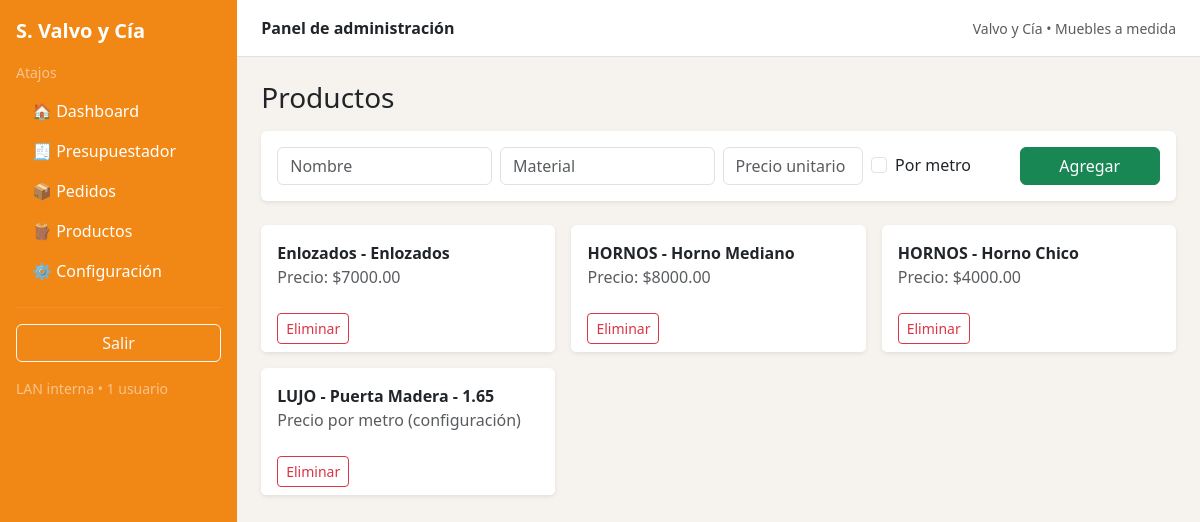
The page /productos (signed in) on the database as committed earlier.
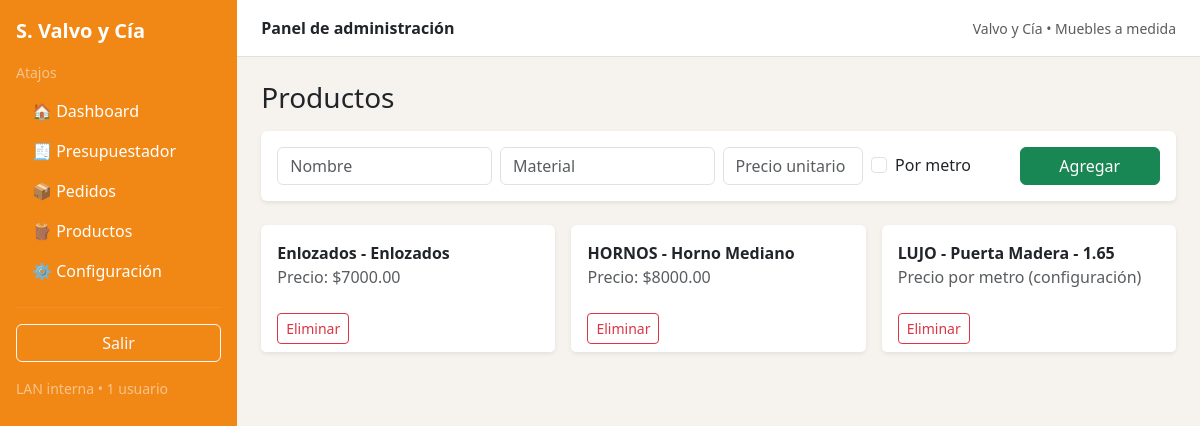
The same page on the database as committed later.
### app/models.py (models this page shows)
class Producto(db.Model):
    id = db.Column(db.Integer, primary_key=True)
    nombre = db.Column(db.String(100))
    material = db.Column(db.String(100))
    precio = db.Column(db.Float)
    por_metro = db.Column(db.Boolean)

### app/routes.py (the view)
    @app.get("/productos")
    @login_required
    def productos():
        items = Producto.query.order_by(Producto.nombre.asc()).all()
        return render_template("productos.html", productos=items)

### app/models.py (called while the page is built)
@login_manager.user_loader
def load_user(user_id):
    return User.query.get(int(user_id))

### app/templates/productos.html
{% extends "base.html" %}
{% block content %}
<div class="d-flex align-items-center justify-content-between mb-3">
  <h3 class="mb-0">Productos</h3>
</div>
<div class="card mb-4 border-0 shadow-sm">
  <div class="card-body">
    <form method="post" action="/productos" class="row g-2">
      <div class="col-md-3">
        <input class="form-control" name="nombre" placeholder="Nombre" required>
      </div>
      <div class="col-md-3">
        <input class="form-control" name="material" placeholder="Material" required>
      </div>
      <div class="col-md-2">
        <input class="form-control" name="precio" placeholder="Precio unitario">
      </div>
      <div class="col-md-2 d-flex align-items-center">
        <div class="form-check">
          <input class="form-check-input" type="checkbox" name="por_metro" id="pm">
          <label class="form-check-label" for="pm">Por metro</label>
        </div>
      </div>
      <div class="col-md-2">
        <button class="btn btn-success w-100">Agregar</button>
      </div>
    </form>
  </div>
</div>
<div class="row g-3">
  {% for p in productos %}
  <div class="col-md-4">
    <div class="card border-0 shadow-sm h-100">
      <div class="card-body">
        <div class="fw-bold">{{p.nombre}} - {{p.material}}</div>
        <div class="text-muted">
          {% if p.por_metro %}Precio por metro (configuración){% else %}Precio: ${{"%.2f"|format(p.precio)}}{% endif %}
        </div>
      </div>
      <div class="card-footer bg-white border-0">
        <form method="post" action="/productos/{{p.id}}/delete" onsubmit="return confirm('¿Eliminar producto?');">
          <button class="btn btn-outline-danger btn-sm">Eliminar</button>
        </form>
      </div>
    </div>
  </div>
  {% endfor %}
</div>
{% endblock %}

### app/templates/base.html (shortened to what this page needs)
<!doctype html>
<html lang="es">
<head>
  <link href="https://cdn.jsdelivr.net/npm/bootstrap@5.3.3/dist/css/bootstrap.min.css" rel="stylesheet">
  <link href="https://cdn.jsdelivr.net/npm/bootstrap-icons@1.11.3/font/bootstrap-icons.css" rel="stylesheet">
</head>
<body style="background:#f6f3ee;">
<div class="d-flex" style="min-height:100vh;">
  <aside class="text-white p-3" style="width:260px; background:#f18816;">
    <div class="fw-bold fs-5 mb-3">S. Valvo y Cía</div>
    <div class="small text-white-50 mb-2">Atajos</div>
    <div class="list-group list-group-flush">
      <a class="list-group-item list-group-item-action text-white"
         style="background:transparent;border:0;" href="/dashboard">🏠 Dashboard</a>
      <a class="list-group-item list-group-item-action text-white"
         style="background:transparent;border:0;" href="/presupuestador">🧾 Presupuestador</a>
      <a class="list-group-item list-group-item-action text-white"
         style="background:transparent;border:0;" href="/pedidos">📦 Pedidos</a>
      <a class="list-group-item list-group-item-action text-white"
         style="background:transparent;border:0;" href="/productos">🪵 Productos</a>
      <a class="list-group-item list-group-item-action text-white"
         style="background:transparent;border:0;" href="/configuracion">⚙️ Configuración</a>
    </div>
    <hr class="border-white border-opacity-25">
    <a class="btn btn-outline-light w-100" href="/logout">Salir</a>
    <div class="small text-white-50 mt-3">
      LAN interna • 1 usuario
    </div>
  </aside>
  <main class="flex-grow-1">
    <div class="px-4 py-3 border-bottom" style="background:#fff;">
      <div class="d-flex justify-content-between align-items-center">
        <div class="fw-semibold">Panel de administración</div>
        <div class="small text-muted">Valvo y Cía • Muebles a medida</div>
      </div>
    </div>
    <div class="container-fluid px-4 py-4">
      {% block content %}{% endblock %}
    </div>
  </main>
</div>
</body>
</html>

Rows that differ between the two databases and show on the page:
removed Producto: nombre "HORNOS", material "Horno Chico", precio "4000.00"
